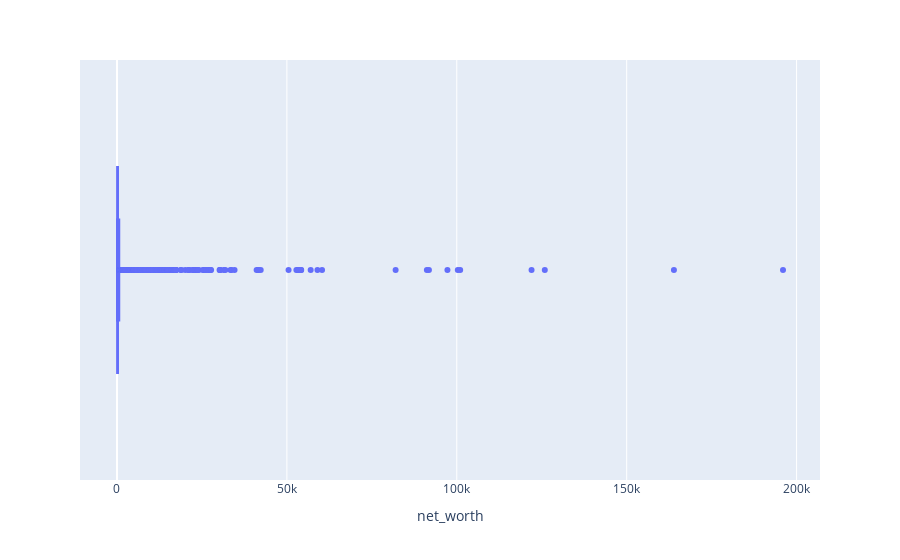

The notebook cell this image was saved under:
### Code cell
fig = px.box(df, x = 'net_worth')
fig.show()

### Figure 1 — Plotly figure (JSON) as saved in the notebook; plotly's stock layout.template omitted (floating-point values rounded to 4 significant figures; data arrays with more than 128 entries replaced by an {"elided": "..."} marker saying what was removed)
{"data": [{"alignmentgroup": "True", "hovertemplate": "net_worth=%{x}<extra></extra>", "legendgroup": "", "marker": {"color": "#636efa"}, "name": "", "notched": false, "offsetgroup": "", "orientation": "h", "showlegend": false, "type": "box", "x": {"elided": "1817 float values"}, "x0": " ", "xaxis": "x", "y0": " ", "yaxis": "y"}], "layout": {"boxmode": "group", "legend": {"tracegroupgap": 0}, "margin": {"t": 60}, "xaxis": {"anchor": "y", "domain": [0, 1], "title": {"text": "net_worth"}}, "yaxis": {"anchor": "x", "domain": [0, 1]}}}
